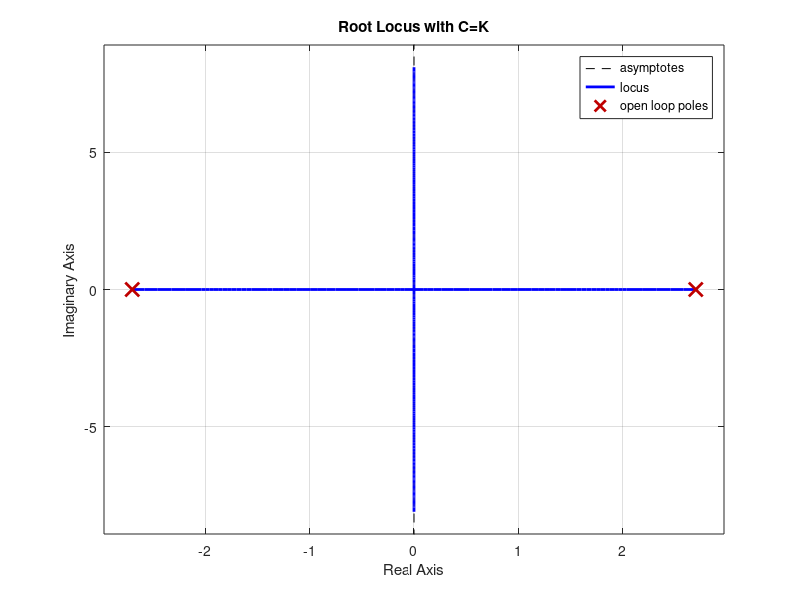
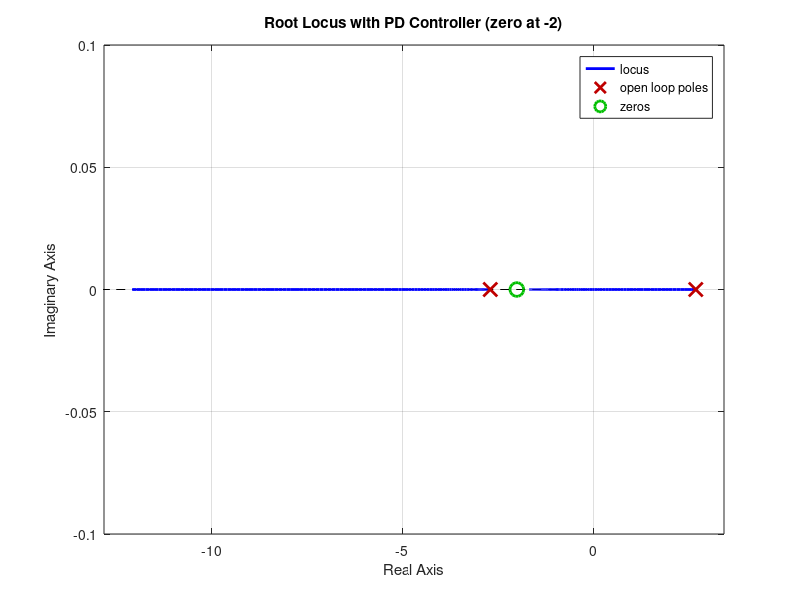
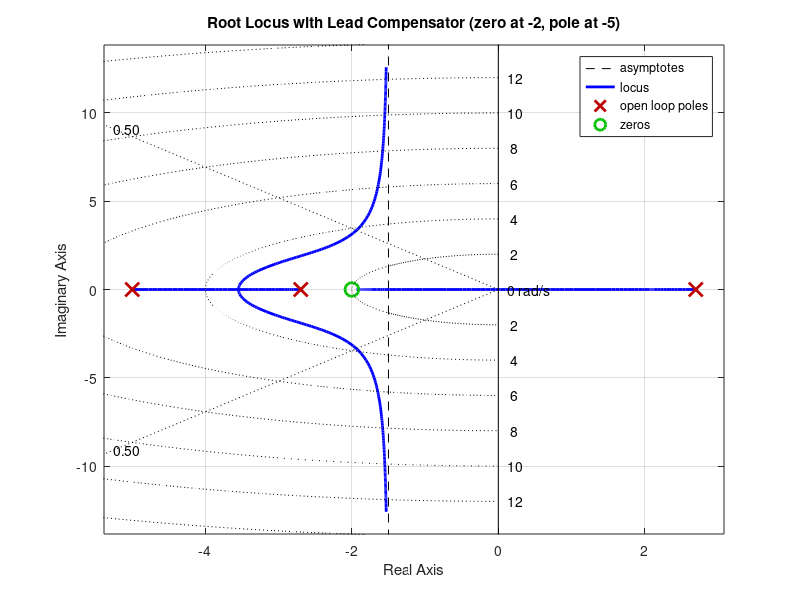
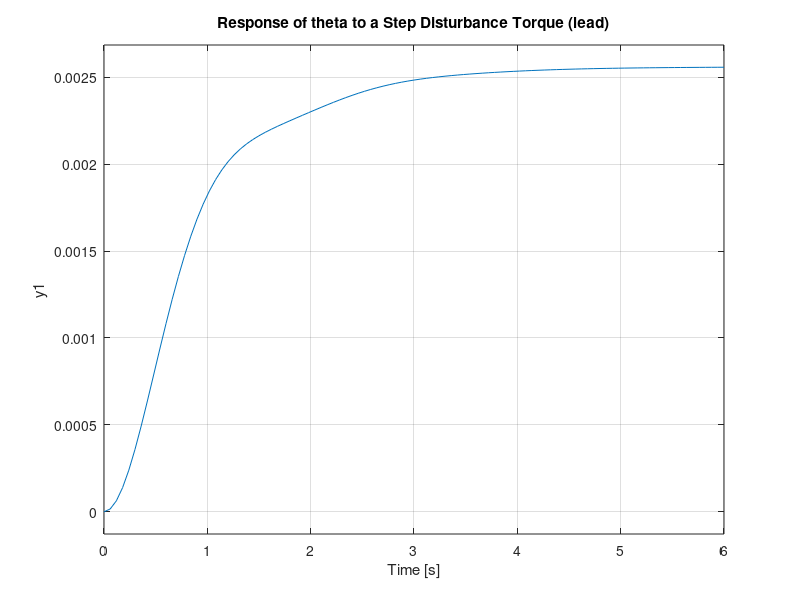

Write the MATLAB code that produced these figures, in order.
%% Highwire Artist - Controller Design with the Root Locus
% This script designs a controller for the highwire artist used in
% HA_Realtime_Demo.m. The artist (mass M, center of mass at height L) balances
% on the wire by applying a torque u to a pole (mass m, inertia J). Linearizing
% around the upright position, the transfer function from the torque u to the
% tilt angle theta is
%
% $$G(s) = \frac{6/(6ml^2+2ML^2)}{s^2 - 3g(2ml+ML)/(6ml^2+2ML^2)}$$

%%
% Initialize the environment

clear all;
close all;
%%
% Define the Laplace variable and the system

s = tf('s');
J = 10.4;
l = 1.5;
L = 2;
m = 5;
M = 75;
g = 9.81;
G = 6/(6*m*l^2+2*M*L^2)/(s^2-3*g*(2*m*l+M*L)/(6*m*l^2+2*M*L^2));
%%
% Like any inverted pendulum, the system has one pole in the right half plane
% (at about +2.7 rad/s). Note also the very small gain: a torque of about 800
% N m gives the same angular acceleration as 1 rad of tilt does through gravity.
% Expect large controller gains.

pole(G)
dcgain(G)
%%
% Plot root locus with C = K (proportional control)

C = 1;
figure;
rlocus(C*G);
title('Root Locus with C=K');
%%
% Proportional control cannot stabilize the artist. For small K one pole stays
% in the right half plane. For large K both poles end up on the imaginary
% axis, which means an undamped oscillation. We need a zero to bend the locus
% to the left.
%%
% Design with a PD controller: C = K*(s + 2), a zero at -2

C = s + 2;
figure;
rlocus(C*G);
title('Root Locus with PD Controller (zero at -2)');
%%
% The PD controller stabilizes the loop for K > 405. But a pure derivative
% amplifies noise and is not proper. In practice we use a lead compensator,
% a PD with a pole further to the left:
%
% $$C(s) = K\frac{s+2}{s+5}$$

C = (s+2)/(s+5);
figure;
rlocus(C*G);
sgrid(0.5, []);
title('Root Locus with Lead Compensator (zero at -2, pole at -5)');
%%
% With the lead pole at -5, the characteristic equation is
% s^3 + 5s^2 + (Kb - 7.28)s + (2Kb - 36.4) = 0 with b = 6/(6ml^2+2ML^2), so the
% loop is stable for K > 2024. On the root locus we pick K = 3000. That puts the
% complex poles near a damping ratio of 0.5 (line drawn above), with a slower
% real pole near -1.15.

K = 3000;
C = K*(s+2)/(s+5);
GCL = minreal(feedback(C*G, 1));
pole(GCL)
%%
% Let's look at how the artist reacts to a disturbance torque d (a gust of
% wind, or a student pushing on the joystick). The transfer function from d to
% theta is G/(1+CG):

GD = minreal(G/(1 + C*G));
figure;
step(GD);
title('Response of theta to a Step Disturbance Torque (lead)');
%%
% The artist stays up, but a constant push leaves a constant tilt, because
% the controller has no integrator.
%%
% Lead + integrator (zero steady-state tilt under a constant push).
% We add an integrator with a zero at -0.5 so it doesn't destabilize the loop:
%
% $$C(s) = K\frac{(s+2)(s+0.5)}{s(s+5)}$$

C = (s+2)*(s+0.5)/(s*(s+5));
figure;
rlocus(C*G);
sgrid(0.5, []);
title('Root Locus with Lead + Integrator');
%%
% Again with K = 3000:

K = 3000;
C = K*(s+2)*(s+0.5)/(s*(s+5));
GCL = minreal(feedback(C*G, 1));
pole(GCL)
GD = minreal(G/(1 + C*G));
figure;
step(GD);
title('Response of theta to a Step Disturbance Torque (lead + integrator)');
%%
% Now the tilt returns to zero. The price is a slower and more oscillatory
% transient. That trade-off is easy to see by moving K along the root locus.
%
% Note: these controllers only regulate the tilt theta. The pole angle psi is
% not controlled, so the pole keeps rotating while the artist rejects a push,
% both here and in the real-time demo.
%
% To try these controllers in real time, open HA_Realtime_Demo.m and set
%
%   C = 3000*(s+2)/(s+5);                    % lead
%   C = 3000*(s+2)*(s+0.5)/(s*(s+5));        % lead + integrator
